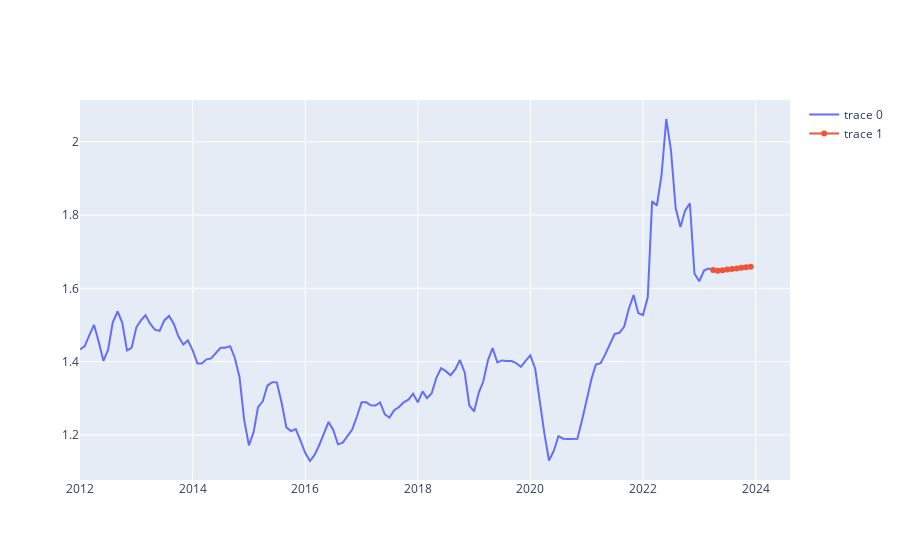

The cell this chart's notebook holds for it:
### Markdown cell above
### <mark>`len(df) - 1`</mark> se pone ya que cuando diferenciamos, el primer elemento se pierde, y por tanto, no podemos considerar el primer elemento que se encuentra en el lag 0

### Code cell
df_pred =pd.DataFrame({'Fecha':predict.predicted_mean.index, 'Precio':predict.predicted_mean.values})
df_total = pd.concat([df, df_pred])
df_total = df_total.reset_index(drop=True)

df_total['Precio'].loc[(len(df)-1):,] = df_total['Precio'][(len(df)-1):].cumsum()


fig = make_subplots(rows=1, cols=1)


train =df_total.loc[:(len(df)-1)]
prediction = df_total.loc[(len(df)-1):]
prediction

fig.add_trace(
    go.Line(x = train.Fecha, y = train.Precio),
    row=
    1, col=1
)
fig.add_trace(
    go.Line(x = prediction.Fecha, y = prediction.Precio),
    row=
    1, col=1
)
fig.show()

### Figure 1 — Plotly figure (JSON) as saved in the notebook; plotly's stock layout.template omitted (floating-point values rounded to 4 significant figures; data arrays with more than 128 entries replaced by an {"elided": "..."} marker saying what was removed)
{"data": [{"type": "scatter", "x": {"elided": "136 str values"}, "xaxis": "x", "y": {"elided": "136 float values"}, "yaxis": "y"}, {"type": "scatter", "x": ["2023-04-01T00:00:00", "2023-05-01T00:00:00", "2023-06-01T00:00:00", "2023-07-01T00:00:00", "2023-08-01T00:00:00", "2023-09-01T00:00:00", "2023-10-01T00:00:00", "2023-11-01T00:00:00", "2023-12-01T00:00:00"], "xaxis": "x", "y": [1.65, 1.648, 1.65, 1.651, 1.653, 1.654, 1.656, 1.657, 1.659], "yaxis": "y"}], "layout": {"xaxis": {"anchor": "y", "domain": [0, 1]}, "yaxis": {"anchor": "x", "domain": [0, 1]}}}
